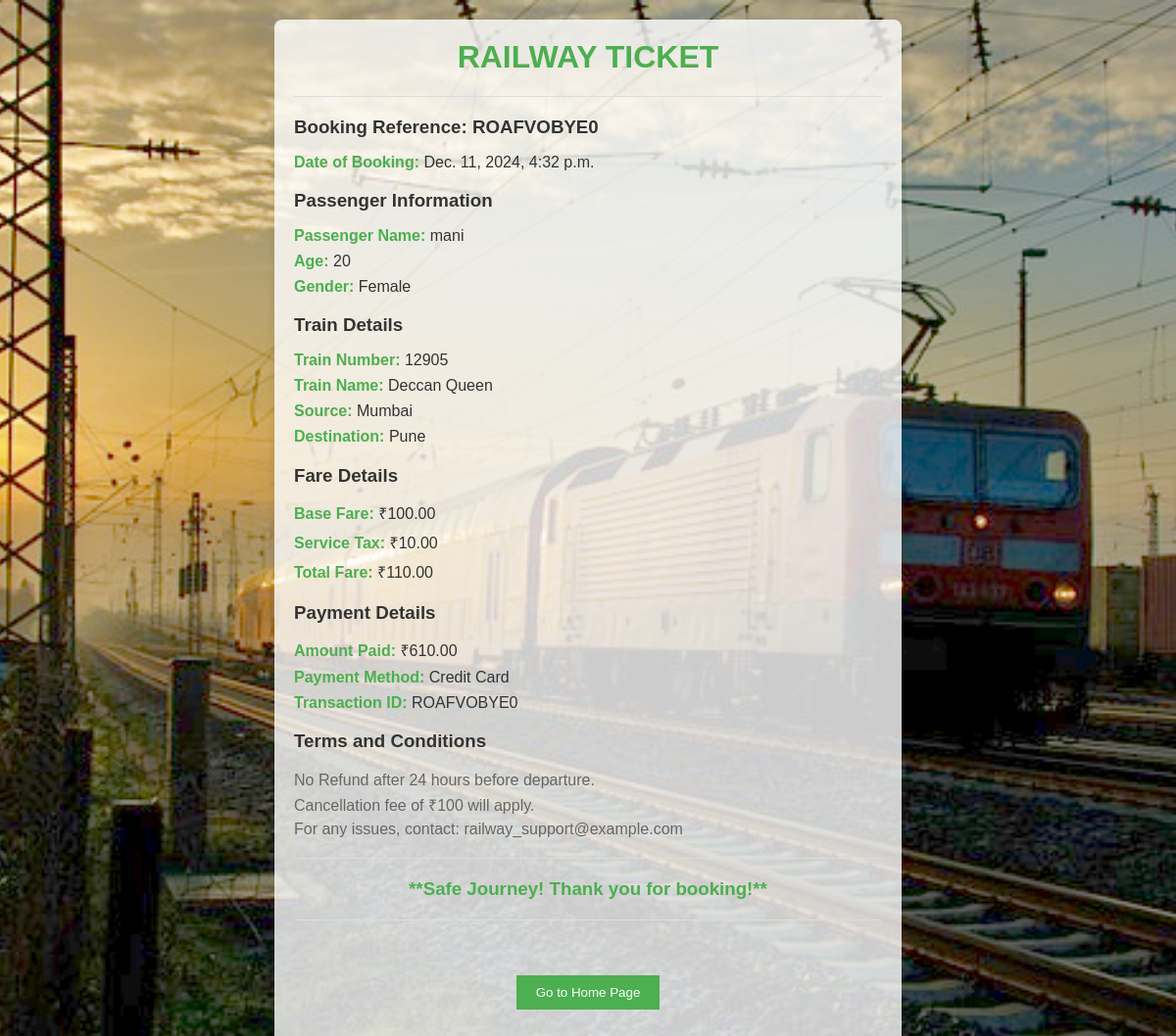
/payment-success/17/ (signed in), run on the app's committed database.
### railway/models.py (models this page shows, shortened)
class Booking(models.Model):
    train = models.ForeignKey(Train, on_delete=models.CASCADE)  # Removed default
    user = models.ForeignKey(User, on_delete=models.CASCADE, null=True)
    reference_number = models.CharField(max_length=50, default=generate_reference_number, unique=True)
    booking_date = models.DateTimeField(auto_now_add=True)
    train_number = models.CharField(max_length=10)
    train_name = models.CharField(max_length=100)
    source = models.CharField(max_length=100)
    destination = models.CharField(max_length=100)
    departure_time = models.DateTimeField(null=True, blank=True)
    arrival_time = models.DateTimeField(null=True, blank=True)
    travel_class = models.CharField(max_length=6, choices=[('AC', 'AC'), ('Non-AC', 'Non-AC')])
    seat_number = models.CharField(max_length=10, blank=True, null=True)
    number_of_tickets = models.PositiveIntegerField(default=1)
    base_fare = models.DecimalField(max_digits=10, decimal_places=2)
    service_tax = models.DecimalField(max_digits=10, decimal_places=2)
    total_fare = models.DecimalField(max_digits=10, decimal_places=2)
    payment_amount = models.DecimalField(max_digits=10, decimal_places=2, default=0.0)
    payment_method = models.CharField(max_length=20, blank=True, null=True)
    transaction_id = models.CharField(max_length=20, blank=True, null=True)
    payment_status = models.CharField(max_length=20, choices=[('Pending', 'Pending'), ('Paid', 'Paid')], default='Pending')
    email = models.EmailField()
    passenger_name = models.CharField(max_length=100)
    passenger_age = models.IntegerField(null=True)
    passenger_gender = models.CharField(max_length=10)
    passenger_type = models.CharField(max_length=50)
    contact_number = models.CharField(max_length=15)
    STATUS_CHOICES = [('Active', 'Active'), ('Cancelled', 'Cancelled')]
    status = models.CharField(max_length=10, choices=STATUS_CHOICES, default='Active')
    class Meta:
        db_table = 'booking_booking'

class Train(models.Model):
    train_number = models.CharField(max_length=10, unique=True)  # Ensuring unique train number
    train_name = models.CharField(max_length=100)
    source = models.CharField(max_length=100)
    destination = models.CharField(max_length=100)
    departure_time = models.TimeField(null=True, blank=True)  # Change to DateTimeField to include date and time
    arrival_time = models.TimeField(null=True, blank=True)  # Change to DateTimeField to include date and time
    ticket_price = models.DecimalField(max_digits=10, decimal_places=2, default=0.00)

### railway/views.py (the view)
# urls.py: path('payment-success/<int:booking_id>/', views.payment_success, name='payment_success'),# Correct path for ticket view
@login_required
def payment_success(request, booking_id):
    try:
        booking = Booking.objects.get(id=booking_id)
    except Booking.DoesNotExist:
        return HttpResponse("Booking not found", status=404)
    return render(request, 'booking/booking_ticket_details.html', {'booking': booking})

### railway/templates/booking/booking_ticket_details.html (shortened to what this page needs)
{% load static %}
<!DOCTYPE html>
<html lang="en">
<head>
</head>
<body>
    <div class="ticket-container">
        <h1>RAILWAY TICKET</h1>
        <hr>
        <h3>Booking Reference: {{ booking.reference_number }}</h3>
        <ul>
            <li><strong>Date of Booking:</strong> {{ booking.booking_date }}</li>
        </ul>
        <h3>Passenger Information</h3>
        <ul>
            <li><strong>Passenger Name:</strong> {{ booking.passenger_name }}</li>
            <li><strong>Age:</strong> {{ booking.passenger_age }}</li>
            <li><strong>Gender:</strong> {{ booking.passenger_gender }}</li>
         </ul>
            <h3>Train Details</h3>
            <ul>
                <li><strong>Train Number:</strong> {{ booking.train.train_number }}</li>
                <li><strong>Train Name:</strong> {{ booking.train.train_name }}</li>
                <li><strong>Source:</strong> {{ booking.train.source }}</li>
                <li><strong>Destination:</strong> {{ booking.train.destination }}</li>
            </ul>
        <h3 class="fare-details">Fare Details</h3>
        <ul>
            <li><strong>Base Fare:</strong> ₹{{ booking.base_fare }}</li>
            <li><strong>Service Tax:</strong> ₹{{ booking.service_tax }}</li>
            <li><strong>Total Fare:</strong> ₹{{ booking.total_fare }}</li>
        </ul>
        <h3 class="payment-details">Payment Details</h3>
        <ul>
            <li><strong>Amount Paid:</strong> ₹{{ booking.payment_amount }}</li>
            <li><strong>Payment Method:</strong> {{ booking.payment_method }}</li>
            <li><strong>Transaction ID:</strong> {{ booking.reference_number }}</li>
        </ul>
        <h3>Terms and Conditions</h3>
        <ul class="terms">
            <li>No Refund after 24 hours before departure.</li>
            <li>Cancellation fee of ₹100 will apply.</li>
            <li>For any issues, contact: railway_support@example.com</li>
        </ul>
        <hr>
        <h3><strong>**Safe Journey! Thank you for booking!**</strong></h3>
        <hr>
        <br><br>
    <div align="center">
        <form action="{% url 'home' %}" method="get">
            <button type="submit" style="padding: 10px 20px; background-color: #4CAF50; color: white; border: none; cursor: pointer;">Go to Home Page</button>
        </form>
    </div>
    <br><br>
    </div>
</body>
</html>

### data on the page
Booking: reference_number "ROAFVOBYE0", booking_date "Dec. 11, 2024, 4:32 p.m.", passenger_name "mani", passenger_age "20", passenger_gender "Female", train.train_number "12905", train.train_name "Deccan Queen", train.source "Mumbai", train.destination "Pune", base_fare "100.00", service_tax "10.00", total_fare "110.00", payment_amount "610.00", payment_method "Credit Card"
